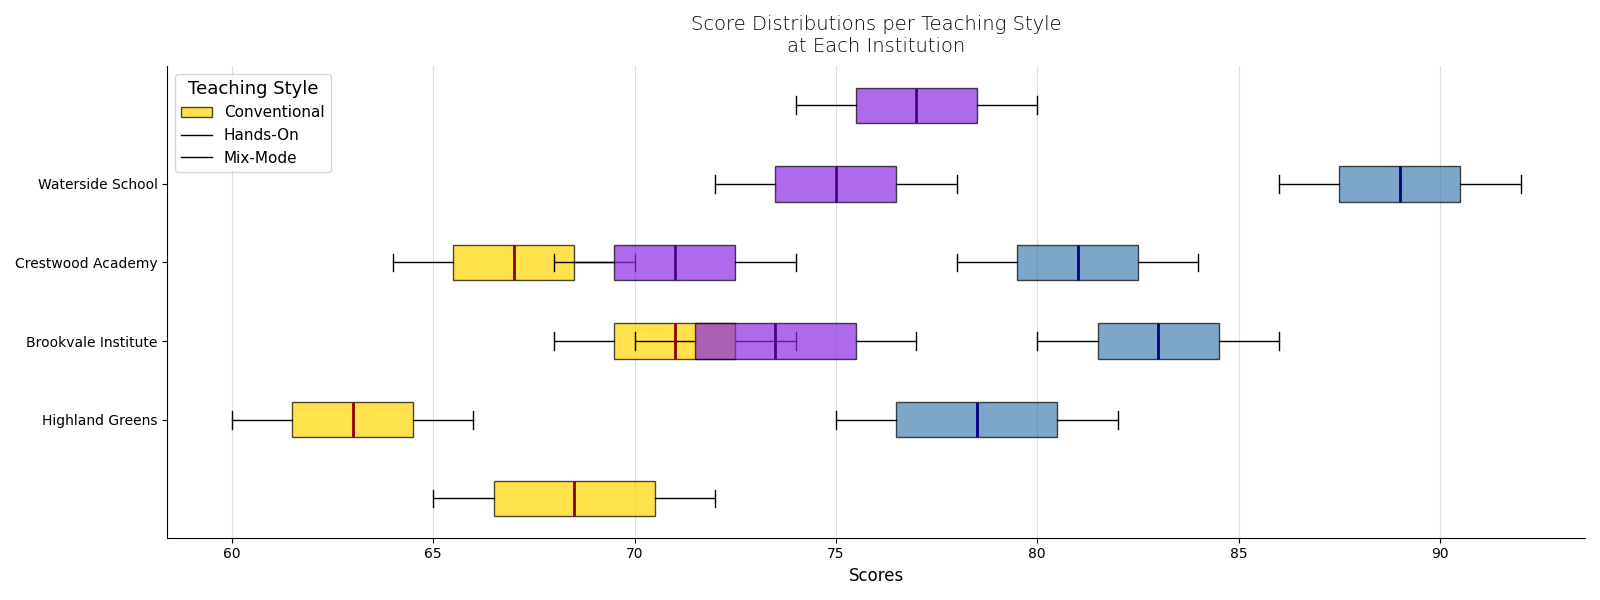

This figure's Python source:
import matplotlib.pyplot as plt
import numpy as np

schools = ["Highland Greens", "Brookvale Institute", "Crestwood Academy", "Waterside School"]

highland_scores = [
    [65, 67, 70, 72],
    [75, 77, 80, 82],
    [70, 72, 75, 77]
]

brookvale_scores = [
    [60, 62, 64, 66],
    [80, 82, 84, 86],
    [68, 70, 72, 74]
]

crestwood_scores = [
    [68, 70, 72, 74],
    [78, 80, 82, 84],
    [72, 74, 76, 78]
]

waterside_scores = [
    [64, 66, 68, 70],
    [86, 88, 90, 92],
    [74, 76, 78, 80]
]

fig, ax2 = plt.subplots(figsize=(16, 6))

conventional_scores = [highland_scores[0], brookvale_scores[0], crestwood_scores[0], waterside_scores[0]]
hands_on_scores = [highland_scores[1], brookvale_scores[1], crestwood_scores[1], waterside_scores[1]]
mix_mode_scores = [highland_scores[2], brookvale_scores[2], crestwood_scores[2], waterside_scores[2]]

positions = np.arange(len(schools))

ax2.boxplot(conventional_scores, positions=positions - 1, vert=False, patch_artist=True,
            boxprops=dict(facecolor='#FFD700', alpha=0.7), labels=schools,
            flierprops=dict(marker='d', color='red'), medianprops=dict(color='darkred', linewidth=2))
ax2.boxplot(hands_on_scores, positions=positions, vert=False, patch_artist=True,
            boxprops=dict(facecolor='#4682B4', alpha=0.7),
            flierprops=dict(marker='o', color='blue'), medianprops=dict(color='navy', linewidth=2))
ax2.boxplot(mix_mode_scores, positions=positions + 1, vert=False, patch_artist=True,
            boxprops=dict(facecolor='#8A2BE2', alpha=0.7),
            flierprops=dict(marker='^', color='purple'), medianprops=dict(color='indigo', linewidth=2))

ax2.set_title("Score Distributions per Teaching Style\nat Each Institution", fontsize=14, fontweight='light', pad=10)
ax2.set_xlabel('Scores', fontsize=12)
ax2.set_yticks(positions)
ax2.set_yticklabels(schools, fontsize=10)
ax2.legend(['Conventional', 'Hands-On', 'Mix-Mode'], title='Teaching Style', fontsize=11, title_fontsize=13, loc='upper left')
ax2.xaxis.grid(True, linestyle='-', alpha=0.4)
ax2.spines['top'].set_visible(False)
ax2.spines['right'].set_visible(False)

plt.tight_layout()
plt.show()
